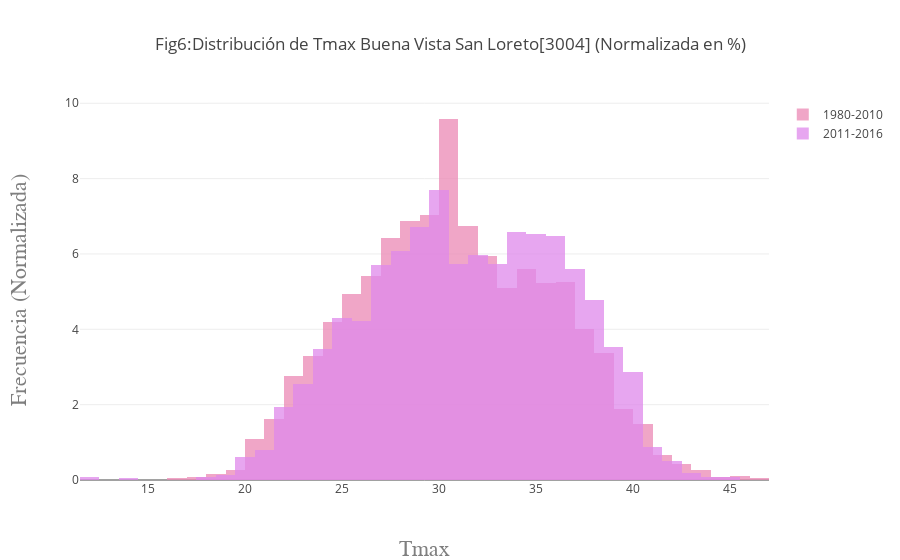

Source (notebook cell):
### Code cell
#Ahora lo queremos en porcentaje

trace1 = go.Histogram(x=df2['Tmax'],
        nbinsx = 40,
        marker=dict(color='#EB89B5'),
        opacity= 0.75,
        histnorm='percent',
        name= '1980-2010')                      

trace2 = go.Histogram(x=df3['Tmax'],
        nbinsx = 40,
        marker=dict(color='#df89eb'),
        opacity= 0.75,
        histnorm='percent',
        name= '2011-2016')   


data = [trace1, trace2]
layout = go.Layout(
    title='Fig6:Distribución de Tmax Buena Vista San Loreto[3004] (Normalizada en %)',
    xaxis=dict(
        title='Tmax',
        titlefont=dict(
            family='Calibri Light, monospace',
            size=22,
            color='#7f7f7f'
        )
    ),
    yaxis=dict(
        title='Frecuencia (Normalizada)',
        titlefont=dict(
            family='Calibri Light, monospace',
            size=22,
            color='#7f7f7f'
        )
    ),
    barmode='overlay',
)


#fig = go.Figure(data=data, layout=layout)

fig = go.Figure({
    'data': data,
    'layout': layout,
})

iplot({'data': data, 'layout': layout}, filename='timestamp-highlight2')

### Figure 1 — Plotly figure (JSON) as saved in the notebook; plotly's stock layout.template omitted (floating-point values rounded to 4 significant figures; data arrays with more than 128 entries replaced by an {"elided": "..."} marker saying what was removed)
{"data": [{"histnorm": "percent", "marker": {"color": "#EB89B5"}, "name": "1980-2010", "nbinsx": 40, "opacity": 0.75, "type": "histogram", "uid": "ad1d1ae4-e441-11e8-958a-f894c21c29c8", "x": {"elided": "9944 float values"}}, {"histnorm": "percent", "marker": {"color": "#df89eb"}, "name": "2011-2016", "nbinsx": 40, "opacity": 0.75, "type": "histogram", "uid": "ad1d1ae5-e441-11e8-afd3-f894c21c29c8", "x": {"elided": "2159 float values"}}], "layout": {"barmode": "overlay", "title": "Fig6:Distribución de Tmax Buena Vista San Loreto[3004] (Normalizada en %)", "xaxis": {"title": "Tmax", "titlefont": {"color": "#7f7f7f", "family": "Calibri Light, monospace", "size": 22}}, "yaxis": {"title": "Frecuencia (Normalizada)", "titlefont": {"color": "#7f7f7f", "family": "Calibri Light, monospace", "size": 22}}}}
